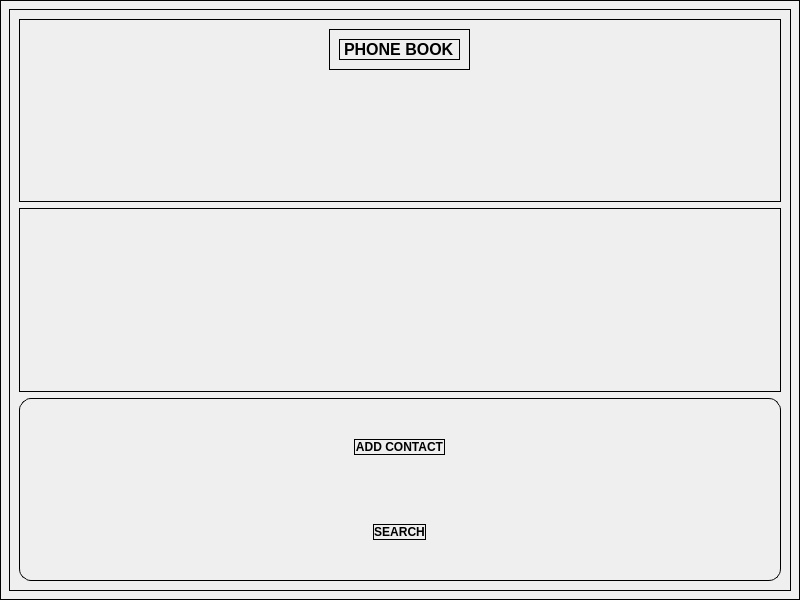
<?xml version="1.0" encoding="UTF-8"?>
<ui version="4.0">
 <class>MainWindow</class>
 <widget class="QMainWindow" name="MainWindow">
  <property name="geometry">
   <rect>
    <x>0</x>
    <y>0</y>
    <width>800</width>
    <height>600</height>
   </rect>
  </property>
  <property name="windowTitle">
   <string>MainWindow</string>
  </property>
  <property name="styleSheet">
   <string notr="true">border:1px solid black;</string>
  </property>
  <widget class="QWidget" name="centralwidget">
   <layout class="QGridLayout" name="gridLayout">
    <item row="0" column="0" colspan="2">
     <widget class="QFrame" name="frame_2">
      <property name="frameShape">
       <enum>QFrame::StyledPanel</enum>
      </property>
      <property name="frameShadow">
       <enum>QFrame::Raised</enum>
      </property>
      <layout class="QVBoxLayout" name="verticalLayout">
       <item>
        <widget class="QFrame" name="frame">
         <property name="frameShape">
          <enum>QFrame::StyledPanel</enum>
         </property>
         <property name="frameShadow">
          <enum>QFrame::Raised</enum>
         </property>
         <layout class="QVBoxLayout" name="verticalLayout_2">
          <item alignment="Qt::AlignHCenter|Qt::AlignTop">
           <widget class="QFrame" name="frame_5">
            <property name="frameShape">
             <enum>QFrame::StyledPanel</enum>
            </property>
            <property name="frameShadow">
             <enum>QFrame::Raised</enum>
            </property>
            <layout class="QGridLayout" name="gridLayout_2">
             <item row="0" column="0">
              <widget class="QLabel" name="label">
               <property name="font">
                <font>
                 <pointsize>12</pointsize>
                 <weight>75</weight>
                 <bold>true</bold>
                </font>
               </property>
               <property name="text">
                <string>PHONE BOOK</string>
               </property>
              </widget>
             </item>
            </layout>
           </widget>
          </item>
         </layout>
        </widget>
       </item>
       <item>
        <widget class="QFrame" name="frame_4">
         <property name="frameShape">
          <enum>QFrame::StyledPanel</enum>
         </property>
         <property name="frameShadow">
          <enum>QFrame::Raised</enum>
         </property>
        </widget>
       </item>
       <item>
        <widget class="QFrame" name="frame_3">
         <property name="styleSheet">
          <string notr="true">border-radius:12px;</string>
         </property>
         <property name="frameShape">
          <enum>QFrame::StyledPanel</enum>
         </property>
         <property name="frameShadow">
          <enum>QFrame::Raised</enum>
         </property>
         <layout class="QVBoxLayout" name="verticalLayout_3">
          <item alignment="Qt::AlignHCenter|Qt::AlignVCenter">
           <widget class="QPushButton" name="pushButton">
            <property name="font">
             <font>
              <weight>75</weight>
              <bold>true</bold>
             </font>
            </property>
            <property name="styleSheet">
             <string notr="true">border-radius:12px;</string>
            </property>
            <property name="text">
             <string>ADD CONTACT</string>
            </property>
           </widget>
          </item>
          <item alignment="Qt::AlignHCenter|Qt::AlignVCenter">
           <widget class="QPushButton" name="pushButton_2">
            <property name="font">
             <font>
              <weight>75</weight>
              <bold>true</bold>
             </font>
            </property>
            <property name="text">
             <string>SEARCH</string>
            </property>
           </widget>
          </item>
         </layout>
        </widget>
       </item>
      </layout>
     </widget>
    </item>
   </layout>
  </widget>
 </widget>
 <resources/>
 <connections/>
</ui>
